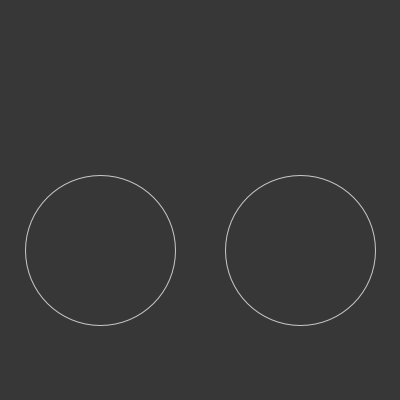
Frame 1 (no input)
Frame 60 (the mouse pressed at the canvas centre just before this capture): identical to frame 1, image omitted
Frame 120 (the mouse held since frame 60 and released just before this capture): identical to frame 1, image omitted

The Processing sketch that drew this single still picture (run headless with seeded random() and noise(); from frame 60 on, the mouse is pressed at the canvas centre):

// Processing sketch: algo_04_particle_system_force_dist
// ── algo_04_particle_system_force_dist.pde
// Algorithmes créatifs - Abelardo Gil-Fournier, 2014
// http://abelardogfournier.org
// http://github.org/abe-
//
// Let's make space matter by adding forces
// located in static positions. The visual  
// response to our movements will somehow
// visualize the latent energy inside the canvas.

ParticleSystem ps;             // We've moved all the particles
                               // collection code to a new class:
void setup() {                 // ParticleSystem.
  size(400, 400);
  ps = new ParticleSystem();
}

void draw() {
  background(55);
  ps.update();
  ps.draw();
}

void mouseDragged() {
  Particle p = new Particle(mouseX, mouseY);
  p.vel.set(mouseX-pmouseX, mouseY-pmouseY);
  ps.particles.add(p);
}


// ── Particle.pde
class Particle extends PVector {

  PVector vel, acc;
  float life;

  Particle(float x, float y) {
    super(x, y);
    acc = new PVector();
    vel = new PVector(random(-1, 1), random(-1,1));
    life = 1;
  }

  void update() {
    life = max(0, life-0.001);
    vel.add(acc);
    vel.limit(3);
    this.add(vel);
    if (x > width) x = 0;
    if (x < 0) x = width;
    if (y < 0) y = height;
    if (y > height) y = 0;
  }

  void follow(PVector p) { 
    // Easing algorithm for vectors
    PVector v = p.get();
    v.sub(this);
    v.mult(0.15);
    vel.set(v);
  }

  void draw() {
    float ang = vel.heading();
    colorMode(HSB, 360, 100, 100);
    fill(degrees(ang+PI), 30, 90, 100);
    noStroke();
    arc(x, y, 40*life, 40*life, ang-0.2, ang+.2);
    colorMode(RGB, 255, 255, 255);
  }
}


// ── ParticleSystem.pde
// Algorithmes créatifs - Abelardo Gil-Fournier, 2014
// http://abelardogfournier.org
// http://github.org/abe-

// In addition to the code we've written previously when
// building the collection of particles, we have introduced
// in this field two forces that show the effect of Newton's 
// law in the movement of easing particles that follows one 
// to each other. 

class ParticleSystem {

  ArrayList <Particle> particles;
  PVector pos, force;
  PVector pos2, force2;

  ParticleSystem() {
    particles = new ArrayList();
    initForces();
  }

  void initForces() {
    pos = new PVector(width/2+100, height/2+50);
    force = new PVector(-.5, 0);
    pos2 = new PVector(width/2-100, height/2+50);
    force2 = new PVector(.5, 0);
  }

  void forces() {
    noFill();
    stroke(200);
    ellipse(pos.x, pos.y, 150, 150);
    ellipse(pos2.x, pos2.y, 150, 150);

    for (Particle p : particles) {
      float d = p.dist(pos); 
      if (d < 75) {
        PVector f = force.get();
        f.mult(1-d/75.);
        p.acc.set(f);             // In a newtonian simulation, 
      }                           // forces become accelerations.
      d = p.dist(pos2);           // To read more on this, Daniel
      if (d < 75) {               // Shiffman's The Nature of Code
        PVector f = force2.get(); // is the place to start with.
        f.mult(1-d/75.);
        p.acc.set(f);
      }
    }
  }

  void update() {
    java.util.Iterator iter = particles.iterator();
    while (iter.hasNext ()) {
      Particle p = (Particle) iter.next();
      if (p.life == 0) iter.remove();
    }

    forces();

    for (int n = 0; n < particles.size(); n++) {
      Particle p = particles.get(n);
      Particle p2 = null;
      if (n == particles.size()-1) {
        p2 = particles.get(0);
      }
      else {
        p2 = particles.get(n+1);
      }
      if (p2 != null) p.follow(p2);
    }
    
    for (Particle p : particles) {
      p.update();
    }
  }

  void draw() {
    for (Particle p : particles) {
      p.draw();
    }
  }
}
